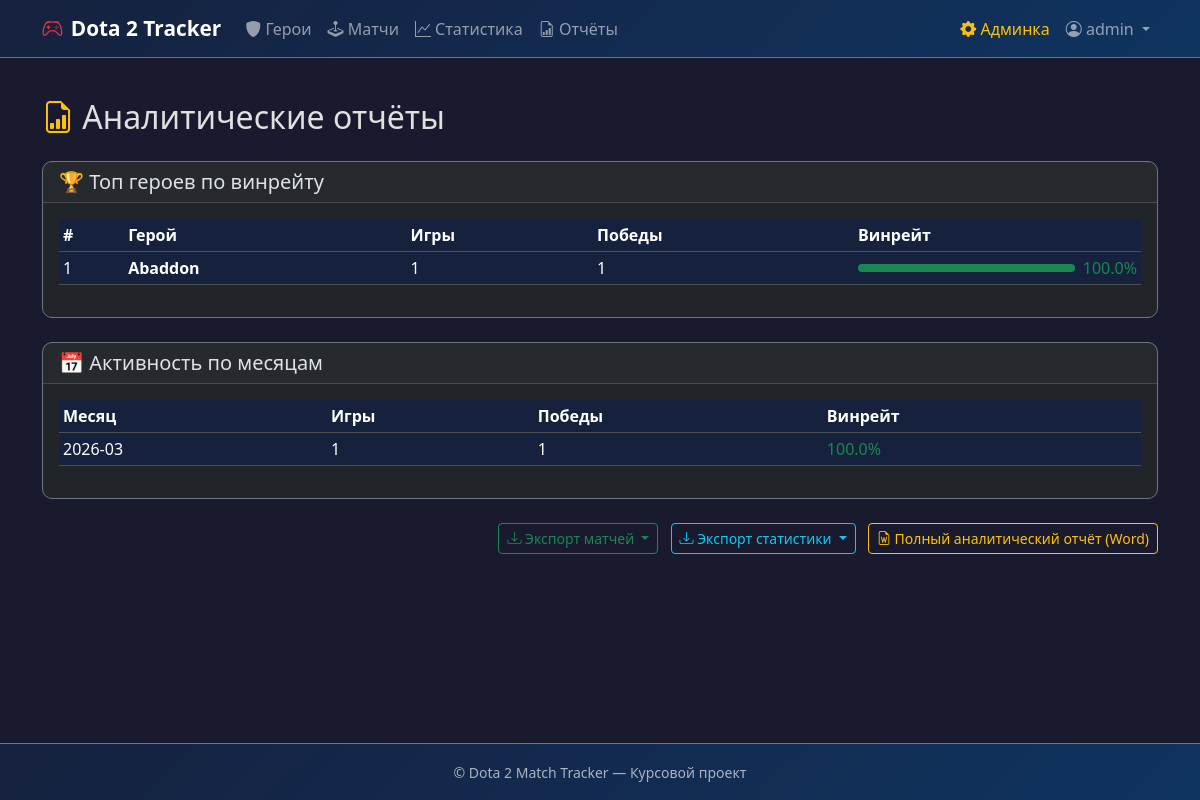
The app's page /reports (signed in) with its own data.
### models.py (models this page shows, shortened)
class User(UserMixin, db.Model):
    __tablename__ = 'users'
    id = db.Column(db.Integer, primary_key=True)
    username = db.Column(db.String(64), unique=True, nullable=False, index=True)
    email = db.Column(db.String(120), unique=True, nullable=False, index=True)
    password_hash = db.Column(db.String(256), nullable=False)
    is_admin = db.Column(db.Boolean, default=False)
    created_at = db.Column(db.DateTime, default=datetime.utcnow)
    is_active_user = db.Column(db.Boolean, default=True)
    matches = db.relationship('Match', backref='player', lazy='dynamic',
                              cascade='all, delete-orphan')

class Hero(db.Model):
    __tablename__ = 'heroes'
    id = db.Column(db.Integer, primary_key=True)
    name = db.Column(db.String(100), unique=True, nullable=False, index=True)
    attribute = db.Column(db.String(20), nullable=False)  # strength, agility, intelligence, universal
    role_id = db.Column(db.Integer, db.ForeignKey('hero_roles.id'), nullable=False)
    difficulty = db.Column(db.Integer, nullable=False)  # 1-3
    description = db.Column(db.Text, default='')
    attack_type = db.Column(db.String(20), default='melee')  # melee, ranged
    matches = db.relationship('Match', backref='hero', lazy='dynamic')

### app.py (the view)
@app.route('/reports')
@login_required
def reports():
    top_heroes = db.session.query(
        Hero.name,
        db.func.count(Match.id).label('games'),
        db.func.sum(db.case((Match.result == 'win', 1), else_=0)).label('wins')
    ).join(Match).filter(
        Match.user_id == current_user.id
    ).group_by(Hero.id).having(
        db.func.count(Match.id) >= 1
    ).all()
    top_heroes_data = []
    for h in top_heroes:
        wr = round(h.wins / h.games * 100, 1) if h.games > 0 else 0
        top_heroes_data.append({
            'name': h.name, 'games': h.games,
            'wins': h.wins, 'winrate': wr
        })
    top_heroes_data.sort(key=lambda x: x['winrate'], reverse=True)
    monthly = db.session.query(
        db.func.strftime('%Y-%m', Match.date_played).label('month'),
        db.func.count(Match.id).label('games'),
        db.func.sum(db.case((Match.result == 'win', 1), else_=0)).label('wins')
    ).filter_by(user_id=current_user.id).group_by('month').order_by('month').all()
    return render_template('reports.html',
                           top_heroes=top_heroes_data,
                           monthly=monthly)

### app.py (called while the page is built)
@login_manager.user_loader
def load_user(user_id):
    return User.query.get(int(user_id))

@app.context_processor
def inject_now():
    return {'now': datetime.today}

### templates/reports.html (shortened to what this page needs)
{% extends "base.html" %}
{% block content %}
<h2 class="mb-4"><i class="bi bi-file-earmark-bar-graph text-warning"></i> Аналитические отчёты</h2>
{% if top_heroes %}
<div class="card bg-dark border-secondary mb-4">
    <div class="card-header"><h5 class="mb-0">🏆 Топ героев по винрейту</h5></div>
    <div class="card-body">
        <div class="table-responsive">
            <table class="table table-dark table-hover table-sm">
                <thead>
                    <tr><th>#</th><th>Герой</th><th>Игры</th><th>Победы</th><th>Винрейт</th></tr>
                </thead>
                <tbody>
                    {% for h in top_heroes[:10] %}
                    <tr>
                        <td>{{ loop.index }}</td>
                        <td><strong>{{ h.name }}</strong></td>
                        <td>{{ h.games }}</td>
                        <td>{{ h.wins }}</td>
                        <td>
                            <div class="d-flex align-items-center">
                                <div class="progress flex-grow-1 me-2" style="height: 8px;">
                                    <div class="progress-bar {% if h.winrate >= 50 %}bg-success{% else %}bg-danger{% endif %}"
                                         style="width: {{ h.winrate }}%"></div>
                                </div>
                                <span class="{% if h.winrate >= 50 %}text-success{% else %}text-danger{% endif %}">
                                    {{ h.winrate }}%
                                </span>
                            </div>
                        </td>
                    </tr>
                    {% endfor %}
                </tbody>
            </table>
        </div>
    </div>
</div>
{% endif %}
{% if monthly %}
<div class="card bg-dark border-secondary mb-4">
    <div class="card-header"><h5 class="mb-0">📅 Активность по месяцам</h5></div>
    <div class="card-body">
        <div class="table-responsive">
            <table class="table table-dark table-hover table-sm">
                <thead>
                    <tr><th>Месяц</th><th>Игры</th><th>Победы</th><th>Винрейт</th></tr>
                </thead>
                <tbody>
                    {% for m in monthly %}
                    {% set wr = (m.wins / m.games * 100)|round(1) if m.games > 0 else 0 %}
                    <tr>
                        <td>{{ m.month }}</td>
                        <td>{{ m.games }}</td>
                        <td>{{ m.wins }}</td>
                        <td>
                            <span class="{% if wr >= 50 %}text-success{% else %}text-danger{% endif %}">
                                {{ wr }}%
                            </span>
                        </td>
                    </tr>
                    {% endfor %}
                </tbody>
            </table>
        </div>
    </div>
</div>
{% endif %}
<div class="text-end mt-3">
    <div class="btn-group me-2">
        <button type="button" class="btn btn-outline-success btn-sm dropdown-toggle"
                data-bs-toggle="dropdown">
            <i class="bi bi-download"></i> Экспорт матчей
        </button>
    </div>
    <div class="btn-group me-2">
        <button type="button" class="btn btn-outline-info btn-sm dropdown-toggle"
                data-bs-toggle="dropdown">
            <i class="bi bi-download"></i> Экспорт статистики
        </button>
    </div>
    <a href="{{ url_for('export_report_word') }}" class="btn btn-outline-warning btn-sm">
        <i class="bi bi-file-earmark-word"></i> Полный аналитический отчёт (Word)
    </a>
</div>
{% endblock %}

### templates/base.html (shortened to what this page needs)
<!DOCTYPE html>
<html lang="ru" data-bs-theme="dark">
<head>
    <link href="https://cdn.jsdelivr.net/npm/bootstrap@5.3.2/dist/css/bootstrap.min.css" rel="stylesheet">
    <link href="https://cdn.jsdelivr.net/npm/bootstrap-icons@1.11.2/font/bootstrap-icons.css" rel="stylesheet">
    <link href="{{ url_for('static', filename='css/style.css') }}" rel="stylesheet">
</head>
<body>
    <nav class="navbar navbar-expand-lg navbar-dark bg-dark border-bottom border-secondary">
        <div class="container">
            <a class="navbar-brand d-flex align-items-center" href="{{ url_for('index') }}">
                <i class="bi bi-controller me-2 text-danger"></i>
                <strong>Dota 2 Tracker</strong>
            </a>
            <div class="collapse navbar-collapse" id="navbarNav">
                <ul class="navbar-nav me-auto">
                    <li class="nav-item">
                        <a class="nav-link" href="{{ url_for('heroes') }}">
                            <i class="bi bi-shield-fill"></i> Герои
                        </a>
                    </li>
                    {% if current_user.is_authenticated %}
                    <li class="nav-item">
                        <a class="nav-link" href="{{ url_for('matches') }}">
                            <i class="bi bi-joystick"></i> Матчи
                        </a>
                    </li>
                    <li class="nav-item">
                        <a class="nav-link" href="{{ url_for('stats') }}">
                            <i class="bi bi-graph-up"></i> Статистика
                        </a>
                    </li>
                    <li class="nav-item">
                        <a class="nav-link" href="{{ url_for('reports') }}">
                            <i class="bi bi-file-earmark-bar-graph"></i> Отчёты
                        </a>
                    </li>
                    {% endif %}
                </ul>
                <ul class="navbar-nav">
                    {% if current_user.is_authenticated %}
                        {% if current_user.is_admin %}
                        <li class="nav-item">
                            <a class="nav-link text-warning" href="{{ url_for('admin_dashboard') }}">
                                <i class="bi bi-gear-fill"></i> Админка
                            </a>
                        </li>
                        {% endif %}
                        <li class="nav-item dropdown">
                            <a class="nav-link dropdown-toggle" href="#" role="button"
                               data-bs-toggle="dropdown">
                                <i class="bi bi-person-circle"></i> {{ current_user.username }}
                            </a>
                        </li>
                    {% endif %}
                </ul>
            </div>
        </div>
    </nav>
    <main class="container my-4">
        {% block content %}{% endblock %}
    </main>
    <footer class="bg-dark border-top border-secondary py-3 mt-auto">
        <div class="container text-center text-muted">
            <small>&copy; {{ now.year }} Dota 2 Match Tracker — Курсовой проект</small>
        </div>
    </footer>
</body>
</html>

### static/css/style.css (style rules this page uses)
body { min-height: 100vh; display: flex; flex-direction: column; background-color: #1a1a2e; color: #e0e0e0; }
main { flex: 1; }
.navbar { background: linear-gradient(135deg, #16213e 0%, #0f3460 100%) !important; }
.navbar-brand { font-size: 1.3rem; }
.card { border-radius: 10px; transition: transform 0.2s ease, box-shadow 0.2s ease; }
.table-dark { --bs-table-bg: #16213e; --bs-table-hover-bg: #1a2745; }
.progress { background-color: #2a2a4a; border-radius: 10px; }
a { color: #53a8e2; }
footer { background: linear-gradient(135deg, #16213e 0%, #0f3460 100%) !important; }
.card { animation: fadeInUp 0.5s ease forwards; }

### records on screen
User: username "admin"
Hero: name "Abaddon", games "1", wins "1", winrate "100.0"

### other values on screen
{{ m.month }} "2026-03"
{{ m.games }} "1"
{{ m.wins }} "1"
{{ wr }} "100.0"
